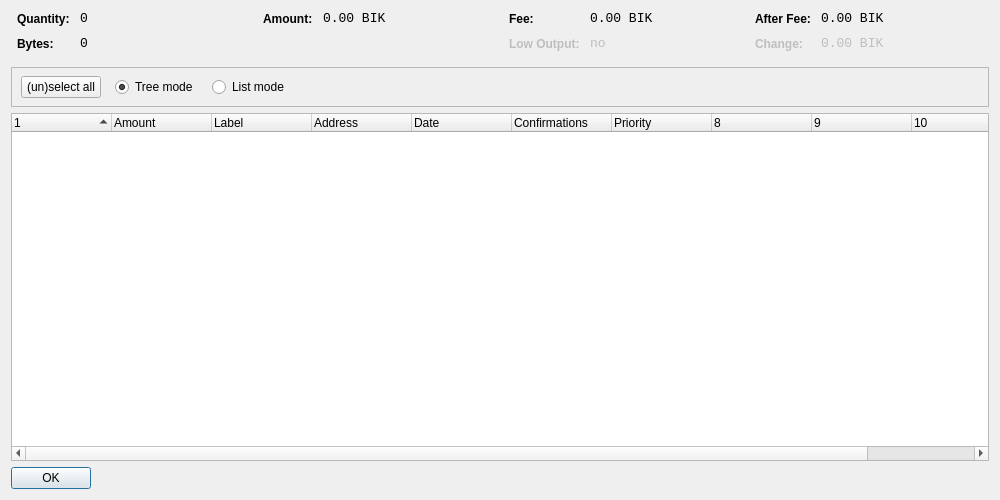
<?xml version="1.0" encoding="UTF-8"?>
<ui version="4.0">
 <class>CoinControlDialog</class>
 <widget class="QDialog" name="CoinControlDialog">
  <property name="geometry">
   <rect>
    <x>0</x>
    <y>0</y>
    <width>1000</width>
    <height>500</height>
   </rect>
  </property>
  <property name="windowTitle">
   <string>Coin Control</string>
  </property>
  <layout class="QVBoxLayout" name="verticalLayout">
   <item>
    <layout class="QHBoxLayout" name="horizontalLayoutTop" stretch="0,0,0,0">
     <property name="topMargin">
      <number>0</number>
     </property>
     <property name="bottomMargin">
      <number>10</number>
     </property>
     <item>
      <layout class="QFormLayout" name="formLayoutCoinControl1">
       <property name="horizontalSpacing">
        <number>10</number>
       </property>
       <property name="verticalSpacing">
        <number>10</number>
       </property>
       <property name="leftMargin">
        <number>6</number>
       </property>
       <property name="rightMargin">
        <number>6</number>
       </property>
       <item row="0" column="0">
        <widget class="QLabel" name="labelCoinControlQuantityText">
         <property name="styleSheet">
          <string notr="true">font-weight:bold;</string>
         </property>
         <property name="text">
          <string>Quantity:</string>
         </property>
        </widget>
       </item>
       <item row="0" column="1">
        <widget class="QLabel" name="labelCoinControlQuantity">
         <property name="font">
          <font>
           <family>Monospace</family>
           <pointsize>10</pointsize>
          </font>
         </property>
         <property name="cursor">
          <cursorShape>IBeamCursor</cursorShape>
         </property>
         <property name="contextMenuPolicy">
          <enum>Qt::ActionsContextMenu</enum>
         </property>
         <property name="text">
          <string notr="true">0</string>
         </property>
         <property name="textInteractionFlags">
          <set>Qt::LinksAccessibleByMouse|Qt::TextSelectableByKeyboard|Qt::TextSelectableByMouse</set>
         </property>
        </widget>
       </item>
       <item row="1" column="0">
        <widget class="QLabel" name="labelCoinControlBytesText">
         <property name="styleSheet">
          <string notr="true">font-weight:bold;</string>
         </property>
         <property name="text">
          <string>Bytes:</string>
         </property>
        </widget>
       </item>
       <item row="1" column="1">
        <widget class="QLabel" name="labelCoinControlBytes">
         <property name="font">
          <font>
           <family>Monospace</family>
           <pointsize>10</pointsize>
          </font>
         </property>
         <property name="cursor">
          <cursorShape>IBeamCursor</cursorShape>
         </property>
         <property name="contextMenuPolicy">
          <enum>Qt::ActionsContextMenu</enum>
         </property>
         <property name="text">
          <string notr="true">0</string>
         </property>
         <property name="textInteractionFlags">
          <set>Qt::LinksAccessibleByMouse|Qt::TextSelectableByKeyboard|Qt::TextSelectableByMouse</set>
         </property>
        </widget>
       </item>
      </layout>
     </item>
     <item>
      <layout class="QFormLayout" name="formLayoutCoinControl2">
       <property name="horizontalSpacing">
        <number>10</number>
       </property>
       <property name="verticalSpacing">
        <number>10</number>
       </property>
       <property name="leftMargin">
        <number>6</number>
       </property>
       <property name="rightMargin">
        <number>6</number>
       </property>
       <item row="0" column="0">
        <widget class="QLabel" name="labelCoinControlAmountText">
         <property name="styleSheet">
          <string notr="true">font-weight:bold;</string>
         </property>
         <property name="text">
          <string>Amount:</string>
         </property>
        </widget>
       </item>
       <item row="0" column="1">
        <widget class="QLabel" name="labelCoinControlAmount">
         <property name="font">
          <font>
           <family>Monospace</family>
           <pointsize>10</pointsize>
          </font>
         </property>
         <property name="cursor">
          <cursorShape>IBeamCursor</cursorShape>
         </property>
         <property name="contextMenuPolicy">
          <enum>Qt::ActionsContextMenu</enum>
         </property>
         <property name="text">
          <string notr="true">0.00 BIK</string>
         </property>
         <property name="textInteractionFlags">
          <set>Qt::LinksAccessibleByMouse|Qt::TextSelectableByKeyboard|Qt::TextSelectableByMouse</set>
         </property>
        </widget>
       </item>
      </layout>
     </item>
     <item>
      <layout class="QFormLayout" name="formLayoutCoinControl3">
       <property name="horizontalSpacing">
        <number>10</number>
       </property>
       <property name="verticalSpacing">
        <number>10</number>
       </property>
       <property name="leftMargin">
        <number>6</number>
       </property>
       <property name="rightMargin">
        <number>6</number>
       </property>
       <item row="0" column="0">
        <widget class="QLabel" name="labelCoinControlFeeText">
         <property name="styleSheet">
          <string notr="true">font-weight:bold;</string>
         </property>
         <property name="text">
          <string>Fee:</string>
         </property>
        </widget>
       </item>
       <item row="0" column="1">
        <widget class="QLabel" name="labelCoinControlFee">
         <property name="font">
          <font>
           <family>Monospace</family>
           <pointsize>10</pointsize>
          </font>
         </property>
         <property name="cursor">
          <cursorShape>IBeamCursor</cursorShape>
         </property>
         <property name="contextMenuPolicy">
          <enum>Qt::ActionsContextMenu</enum>
         </property>
         <property name="text">
          <string notr="true">0.00 BIK</string>
         </property>
         <property name="textInteractionFlags">
          <set>Qt::LinksAccessibleByMouse|Qt::TextSelectableByKeyboard|Qt::TextSelectableByMouse</set>
         </property>
        </widget>
       </item>
       <item row="1" column="0">
        <widget class="QLabel" name="labelCoinControlLowOutputText">
         <property name="enabled">
          <bool>false</bool>
         </property>
         <property name="styleSheet">
          <string notr="true">font-weight:bold;</string>
         </property>
         <property name="text">
          <string>Low Output:</string>
         </property>
        </widget>
       </item>
       <item row="1" column="1">
        <widget class="QLabel" name="labelCoinControlLowOutput">
         <property name="enabled">
          <bool>false</bool>
         </property>
         <property name="font">
          <font>
           <family>Monospace</family>
           <pointsize>10</pointsize>
          </font>
         </property>
         <property name="cursor">
          <cursorShape>IBeamCursor</cursorShape>
         </property>
         <property name="contextMenuPolicy">
          <enum>Qt::ActionsContextMenu</enum>
         </property>
         <property name="text">
          <string notr="true">no</string>
         </property>
         <property name="textInteractionFlags">
          <set>Qt::LinksAccessibleByMouse|Qt::TextSelectableByKeyboard|Qt::TextSelectableByMouse</set>
         </property>
        </widget>
       </item>
      </layout>
     </item>
     <item>
      <layout class="QFormLayout" name="formLayoutCoinControl4">
       <property name="horizontalSpacing">
        <number>10</number>
       </property>
       <property name="verticalSpacing">
        <number>10</number>
       </property>
       <property name="leftMargin">
        <number>6</number>
       </property>
       <property name="rightMargin">
        <number>6</number>
       </property>
       <item row="0" column="0">
        <widget class="QLabel" name="labelCoinControlAfterFeeText">
         <property name="styleSheet">
          <string notr="true">font-weight:bold;</string>
         </property>
         <property name="text">
          <string>After Fee:</string>
         </property>
        </widget>
       </item>
       <item row="0" column="1">
        <widget class="QLabel" name="labelCoinControlAfterFee">
         <property name="font">
          <font>
           <family>Monospace</family>
           <pointsize>10</pointsize>
          </font>
         </property>
         <property name="cursor">
          <cursorShape>IBeamCursor</cursorShape>
         </property>
         <property name="contextMenuPolicy">
          <enum>Qt::ActionsContextMenu</enum>
         </property>
         <property name="text">
          <string notr="true">0.00 BIK</string>
         </property>
         <property name="textInteractionFlags">
          <set>Qt::LinksAccessibleByMouse|Qt::TextSelectableByKeyboard|Qt::TextSelectableByMouse</set>
         </property>
        </widget>
       </item>
       <item row="1" column="0">
        <widget class="QLabel" name="labelCoinControlChangeText">
         <property name="enabled">
          <bool>false</bool>
         </property>
         <property name="styleSheet">
          <string notr="true">font-weight:bold;</string>
         </property>
         <property name="text">
          <string>Change:</string>
         </property>
        </widget>
       </item>
       <item row="1" column="1">
        <widget class="QLabel" name="labelCoinControlChange">
         <property name="enabled">
          <bool>false</bool>
         </property>
         <property name="font">
          <font>
           <family>Monospace</family>
           <pointsize>10</pointsize>
          </font>
         </property>
         <property name="cursor">
          <cursorShape>IBeamCursor</cursorShape>
         </property>
         <property name="contextMenuPolicy">
          <enum>Qt::ActionsContextMenu</enum>
         </property>
         <property name="text">
          <string notr="true">0.00 BIK</string>
         </property>
         <property name="textInteractionFlags">
          <set>Qt::LinksAccessibleByMouse|Qt::TextSelectableByKeyboard|Qt::TextSelectableByMouse</set>
         </property>
        </widget>
       </item>
      </layout>
     </item>
    </layout>
   </item>
   <item>
    <widget class="QFrame" name="frame">
     <property name="minimumSize">
      <size>
       <width>0</width>
       <height>40</height>
      </size>
     </property>
     <property name="frameShape">
      <enum>QFrame::StyledPanel</enum>
     </property>
     <property name="frameShadow">
      <enum>QFrame::Sunken</enum>
     </property>
     <widget class="QWidget" name="horizontalLayoutWidget">
      <property name="geometry">
       <rect>
        <x>10</x>
        <y>0</y>
        <width>781</width>
        <height>41</height>
       </rect>
      </property>
      <layout class="QHBoxLayout" name="horizontalLayoutPanel" stretch="0,0,0,0,0">
       <property name="spacing">
        <number>14</number>
       </property>
       <item>
        <widget class="QPushButton" name="pushButtonSelectAll">
         <property name="sizePolicy">
          <sizepolicy hsizetype="Maximum" vsizetype="Fixed">
           <horstretch>0</horstretch>
           <verstretch>0</verstretch>
          </sizepolicy>
         </property>
         <property name="text">
          <string>(un)select all</string>
         </property>
        </widget>
       </item>
       <item>
        <widget class="QRadioButton" name="radioTreeMode">
         <property name="sizePolicy">
          <sizepolicy hsizetype="Maximum" vsizetype="Fixed">
           <horstretch>0</horstretch>
           <verstretch>0</verstretch>
          </sizepolicy>
         </property>
         <property name="text">
          <string>Tree mode</string>
         </property>
         <property name="checked">
          <bool>true</bool>
         </property>
        </widget>
       </item>
       <item>
        <widget class="QRadioButton" name="radioListMode">
         <property name="sizePolicy">
          <sizepolicy hsizetype="Maximum" vsizetype="Fixed">
           <horstretch>0</horstretch>
           <verstretch>0</verstretch>
          </sizepolicy>
         </property>
         <property name="text">
          <string>List mode</string>
         </property>
        </widget>
       </item>
       <item>
        <spacer name="horizontalSpacer">
         <property name="orientation">
          <enum>Qt::Horizontal</enum>
         </property>
         <property name="sizeHint" stdset="0">
          <size>
           <width>40</width>
           <height>20</height>
          </size>
         </property>
        </spacer>
       </item>
      </layout>
     </widget>
    </widget>
   </item>
   <item>
    <widget class="CoinControlTreeWidget" name="treeWidget">
     <property name="contextMenuPolicy">
      <enum>Qt::CustomContextMenu</enum>
     </property>
     <property name="sortingEnabled">
      <bool>false</bool>
     </property>
     <property name="columnCount">
      <number>11</number>
     </property>
     <attribute name="headerShowSortIndicator" stdset="0">
      <bool>true</bool>
     </attribute>
     <attribute name="headerStretchLastSection">
      <bool>false</bool>
     </attribute>
     <column>
      <property name="text">
       <string/>
      </property>
     </column>
     <column>
      <property name="text">
       <string>Amount</string>
      </property>
     </column>
     <column>
      <property name="text">
       <string>Label</string>
      </property>
     </column>
     <column>
      <property name="text">
       <string>Address</string>
      </property>
     </column>
     <column>
      <property name="text">
       <string>Date</string>
      </property>
     </column>
     <column>
      <property name="text">
       <string>Confirmations</string>
      </property>
      <property name="toolTip">
       <string>Confirmed</string>
      </property>
     </column>
     <column>
      <property name="text">
       <string>Priority</string>
      </property>
     </column>
     <column>
      <property name="text">
       <string/>
      </property>
     </column>
     <column>
      <property name="text">
       <string/>
      </property>
     </column>
     <column>
      <property name="text">
       <string/>
      </property>
     </column>
     <column>
      <property name="text">
       <string/>
      </property>
     </column>
    </widget>
   </item>
   <item>
    <widget class="QDialogButtonBox" name="buttonBox">
     <property name="sizePolicy">
      <sizepolicy hsizetype="Maximum" vsizetype="Fixed">
       <horstretch>0</horstretch>
       <verstretch>0</verstretch>
      </sizepolicy>
     </property>
     <property name="orientation">
      <enum>Qt::Horizontal</enum>
     </property>
     <property name="standardButtons">
      <set>QDialogButtonBox::Ok</set>
     </property>
    </widget>
   </item>
  </layout>
 </widget>
 <customwidgets>
  <customwidget>
   <class>CoinControlTreeWidget</class>
   <extends>QTreeWidget</extends>
   <header>coincontroltreewidget.h</header>
  </customwidget>
 </customwidgets>
 <resources/>
 <connections/>
</ui>
